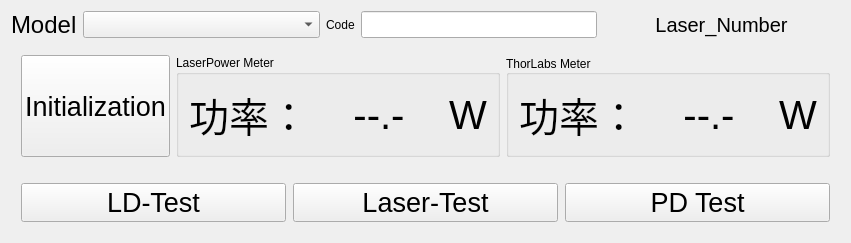
      <widget class="QWidget" name="Page_Auto">
       <layout class="QVBoxLayout" name="verticalLayout_19" stretch="1,4,4">
        <item>
         <layout class="QHBoxLayout" name="horizontalLayout" stretch="0,1,0,1,1">
          <item>
           <widget class="QLabel" name="lbl_model">
            <property name="font">
             <font>
              <pointsize>18</pointsize>
             </font>
            </property>
            <property name="text">
             <string>Model</string>
            </property>
           </widget>
          </item>
          <item>
           <widget class="QComboBox" name="cb_model">
            <property name="font">
             <font>
              <pointsize>12</pointsize>
             </font>
            </property>
           </widget>
          </item>
          <item>
           <widget class="QLabel" name="label_5">
            <property name="text">
             <string>Code</string>
            </property>
           </widget>
          </item>
          <item>
           <widget class="QLineEdit" name="line_laser_number">
            <property name="font">
             <font>
              <pointsize>12</pointsize>
             </font>
            </property>
           </widget>
          </item>
          <item>
           <widget class="QLabel" name="lbl_laser_number">
            <property name="font">
             <font>
              <pointsize>15</pointsize>
             </font>
            </property>
            <property name="text">
             <string>Laser_Number</string>
            </property>
            <property name="alignment">
             <set>Qt::AlignmentFlag::AlignCenter</set>
            </property>
           </widget>
          </item>
         </layout>
        </item>
        <item>
         <layout class="QHBoxLayout" name="horizontalLayout_40" stretch="5,5,5">
          <property name="leftMargin">
           <number>10</number>
          </property>
          <property name="topMargin">
           <number>10</number>
          </property>
          <property name="rightMargin">
           <number>10</number>
          </property>
          <property name="bottomMargin">
           <number>10</number>
          </property>
          <item>
           <widget class="QPushButton" name="btnPInit">
            <property name="sizePolicy">
             <sizepolicy hsizetype="Expanding" vsizetype="Expanding">
              <horstretch>0</horstretch>
              <verstretch>0</verstretch>
             </sizepolicy>
            </property>
            <property name="font">
             <font>
              <pointsize>20</pointsize>
             </font>
            </property>
            <property name="text">
             <string>Initialization</string>
            </property>
           </widget>
          </item>
          <item>
           <widget class="QGroupBox" name="gb_PowerCheck_3">
            <property name="sizePolicy">
             <sizepolicy hsizetype="Preferred" vsizetype="Preferred">
              <horstretch>0</horstretch>
              <verstretch>0</verstretch>
             </sizepolicy>
            </property>
            <property name="title">
             <string>LaserPower Meter</string>
            </property>
            <layout class="QVBoxLayout" name="verticalLayout_22">
             <item alignment="Qt::AlignmentFlag::AlignHCenter">
              <widget class="QFrame" name="frame_LaserMeter_2">
               <property name="sizePolicy">
                <sizepolicy hsizetype="Fixed" vsizetype="Preferred">
                 <horstretch>0</horstretch>
                 <verstretch>0</verstretch>
                </sizepolicy>
               </property>
               <property name="minimumSize">
                <size>
                 <width>300</width>
                 <height>0</height>
                </size>
               </property>
               <property name="maximumSize">
                <size>
                 <width>300</width>
                 <height>16777215</height>
                </size>
               </property>
               <property name="layoutDirection">
                <enum>Qt::LayoutDirection::LeftToRight</enum>
               </property>
               <layout class="QHBoxLayout" name="horizontalLayout_34" stretch="2,5,1">
                <property name="spacing">
                 <number>1</number>
                </property>
                <property name="leftMargin">
                 <number>1</number>
                </property>
                <property name="topMargin">
                 <number>1</number>
                </property>
                <property name="rightMargin">
                 <number>1</number>
                </property>
                <property name="bottomMargin">
                 <number>1</number>
                </property>
                <item>
                 <widget class="QLabel" name="labelPowerTitle_3">
                  <property name="sizePolicy">
                   <sizepolicy hsizetype="Preferred" vsizetype="Preferred">
                    <horstretch>0</horstretch>
                    <verstretch>0</verstretch>
                   </sizepolicy>
                  </property>
                  <property name="font">
                   <font>
                    <pointsize>30</pointsize>
                   </font>
                  </property>
                  <property name="toolTipDuration">
                   <number>-1</number>
                  </property>
                  <property name="text">
                   <string>功率：</string>
                  </property>
                  <property name="textFormat">
                   <enum>Qt::TextFormat::AutoText</enum>
                  </property>
                  <property name="alignment">
                   <set>Qt::AlignmentFlag::AlignCenter</set>
                  </property>
                  <property name="margin">
                   <number>-5</number>
                  </property>
                  <property name="indent">
                   <number>-5</number>
                  </property>
                 </widget>
                </item>
                <item>
                 <widget class="QLabel" name="lblPower_3">
                  <property name="sizePolicy">
                   <sizepolicy hsizetype="Expanding" vsizetype="Expanding">
                    <horstretch>0</horstretch>
                    <verstretch>0</verstretch>
                   </sizepolicy>
                  </property>
                  <property name="font">
                   <font>
                    <pointsize>30</pointsize>
                    <fontweight>Medium</fontweight>
                   </font>
                  </property>
                  <property name="text">
                   <string>--.-</string>
                  </property>
                  <property name="alignment">
                   <set>Qt::AlignmentFlag::AlignCenter</set>
                  </property>
                  <property name="margin">
                   <number>5</number>
                  </property>
                  <property name="indent">
                   <number>5</number>
                  </property>
                 </widget>
                </item>
                <item>
                 <widget class="QLabel" name="lblUnit_3">
                  <property name="sizePolicy">
                   <sizepolicy hsizetype="Fixed" vsizetype="Preferred">
                    <horstretch>0</horstretch>
                    <verstretch>0</verstretch>
                   </sizepolicy>
                  </property>
                  <property name="font">
                   <font>
                    <pointsize>30</pointsize>
                   </font>
                  </property>
                  <property name="text">
                   <string>W</string>
                  </property>
                  <property name="margin">
                   <number>-1</number>
                  </property>
                  <property name="indent">
                   <number>-1</number>
                  </property>
                 </widget>
                </item>
               </layout>
              </widget>
             </item>
            </layout>
           </widget>
          </item>
          <item>
           <widget class="QGroupBox" name="groupBox_3">
            <property name="sizePolicy">
             <sizepolicy hsizetype="Preferred" vsizetype="Preferred">
              <horstretch>0</horstretch>
              <verstretch>0</verstretch>
             </sizepolicy>
            </property>
            <property name="title">
             <string>ThorLabs Meter</string>
            </property>
            <property name="alignment">
             <set>Qt::AlignmentFlag::AlignLeading|Qt::AlignmentFlag::AlignLeft|Qt::AlignmentFlag::AlignVCenter</set>
            </property>
            <layout class="QVBoxLayout" name="verticalLayout_23">
             <item alignment="Qt::AlignmentFlag::AlignHCenter">
              <widget class="QFrame" name="frame_ThorMeter_2">
               <property name="sizePolicy">
                <sizepolicy hsizetype="Fixed" vsizetype="Preferred">
                 <horstretch>0</horstretch>
                 <verstretch>0</verstretch>
                </sizepolicy>
               </property>
               <property name="minimumSize">
                <size>
                 <width>300</width>
                 <height>0</height>
                </size>
               </property>
               <property name="maximumSize">
                <size>
                 <width>300</width>
                 <height>16777215</height>
                </size>
               </property>
               <property name="layoutDirection">
                <enum>Qt::LayoutDirection::LeftToRight</enum>
               </property>
               <layout class="QHBoxLayout" name="horizontalLayout_33" stretch="2,5,1">
                <property name="spacing">
                 <number>1</number>
                </property>
                <property name="leftMargin">
                 <number>1</number>
                </property>
                <property name="topMargin">
                 <number>1</number>
                </property>
                <property name="rightMargin">
                 <number>1</number>
                </property>
                <property name="bottomMargin">
                 <number>1</number>
                </property>
                <item>
                 <widget class="QLabel" name="labelPowerTitle_5">
                  <property name="sizePolicy">
                   <sizepolicy hsizetype="Preferred" vsizetype="Preferred">
                    <horstretch>0</horstretch>
                    <verstretch>0</verstretch>
                   </sizepolicy>
                  </property>
                  <property name="font">
                   <font>
                    <pointsize>30</pointsize>
                    <bold>false</bold>
                   </font>
                  </property>
                  <property name="text">
                   <string>功率：</string>
                  </property>
                  <property name="alignment">
                   <set>Qt::AlignmentFlag::AlignCenter</set>
                  </property>
                  <property name="margin">
                   <number>-5</number>
                  </property>
                  <property name="indent">
                   <number>-5</number>
                  </property>
                 </widget>
                </item>
                <item>
                 <widget class="QLabel" name="lbl_measPower_2">
                  <property name="sizePolicy">
                   <sizepolicy hsizetype="Expanding" vsizetype="Expanding">
                    <horstretch>0</horstretch>
                    <verstretch>0</verstretch>
                   </sizepolicy>
                  </property>
                  <property name="font">
                   <font>
                    <pointsize>30</pointsize>
                    <fontweight>Medium</fontweight>
                   </font>
                  </property>
                  <property name="text">
                   <string>--.-</string>
                  </property>
                  <property name="alignment">
                   <set>Qt::AlignmentFlag::AlignCenter</set>
                  </property>
                  <property name="margin">
                   <number>5</number>
                  </property>
                  <property name="indent">
                   <number>5</number>
                  </property>
                 </widget>
                </item>
                <item>
                 <widget class="QLabel" name="lblUnit_5">
                  <property name="sizePolicy">
                   <sizepolicy hsizetype="Fixed" vsizetype="Preferred">
                    <horstretch>0</horstretch>
                    <verstretch>0</verstretch>
                   </sizepolicy>
                  </property>
                  <property name="font">
                   <font>
                    <pointsize>30</pointsize>
                    <bold>false</bold>
                   </font>
                  </property>
                  <property name="text">
                   <string>W</string>
                  </property>
                  <property name="margin">
                   <number>-1</number>
                  </property>
                  <property name="indent">
                   <number>-1</number>
                  </property>
                 </widget>
                </item>
               </layout>
              </widget>
             </item>
            </layout>
           </widget>
          </item>
         </layout>
        </item>
        <item>
         <layout class="QHBoxLayout" name="horizontalLayout_3" stretch="5,5,5">
          <property name="spacing">
           <number>7</number>
          </property>
          <property name="leftMargin">
           <number>10</number>
          </property>
          <property name="topMargin">
           <number>10</number>
          </property>
          <property name="rightMargin">
           <number>10</number>
          </property>
          <property name="bottomMargin">
           <number>10</number>
          </property>
          <item>
           <widget class="QPushButton" name="btnPRC1">
            <property name="sizePolicy">
             <sizepolicy hsizetype="Expanding" vsizetype="Expanding">
              <horstretch>0</horstretch>
              <verstretch>0</verstretch>
             </sizepolicy>
            </property>
            <property name="font">
             <font>
              <pointsize>20</pointsize>
             </font>
            </property>
            <property name="text">
             <string>LD-Test</string>
            </property>
           </widget>
          </item>
          <item>
           <widget class="QPushButton" name="btnPRC2">
            <property name="sizePolicy">
             <sizepolicy hsizetype="Expanding" vsizetype="Expanding">
              <horstretch>0</horstretch>
              <verstretch>0</verstretch>
             </sizepolicy>
            </property>
            <property name="font">
             <font>
              <pointsize>20</pointsize>
             </font>
            </property>
            <property name="text">
             <string>Laser-Test</string>
            </property>
           </widget>
          </item>
          <item>
           <widget class="QPushButton" name="btnPRC3">
            <property name="sizePolicy">
             <sizepolicy hsizetype="Expanding" vsizetype="Expanding">
              <horstretch>0</horstretch>
              <verstretch>0</verstretch>
             </sizepolicy>
            </property>
            <property name="font">
             <font>
              <pointsize>20</pointsize>
             </font>
            </property>
            <property name="text">
             <string>PD Test</string>
            </property>
           </widget>
          </item>
         </layout>
        </item>
       </layout>
      </widget>
